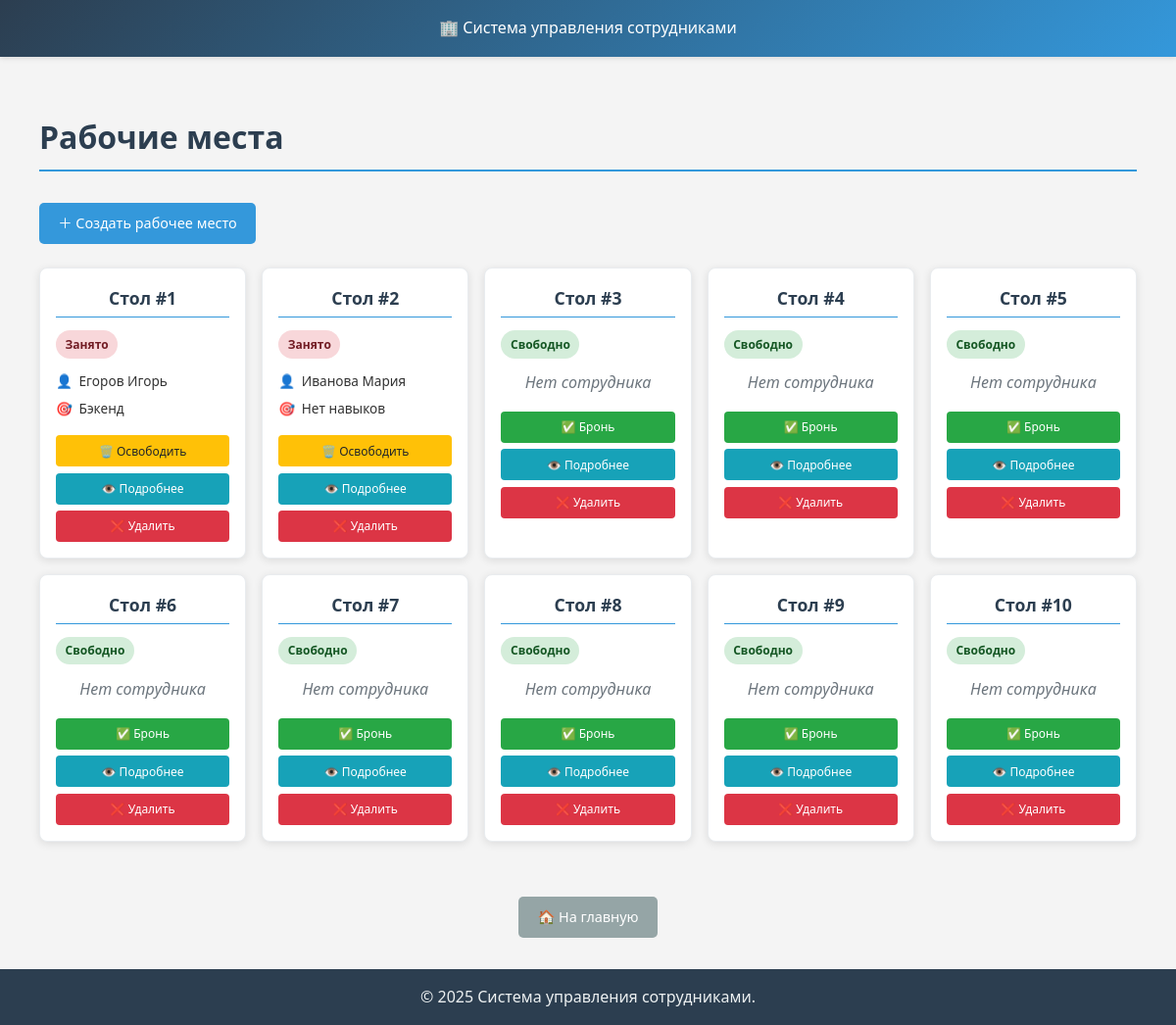
Before: /workplaces/ with the older database file.
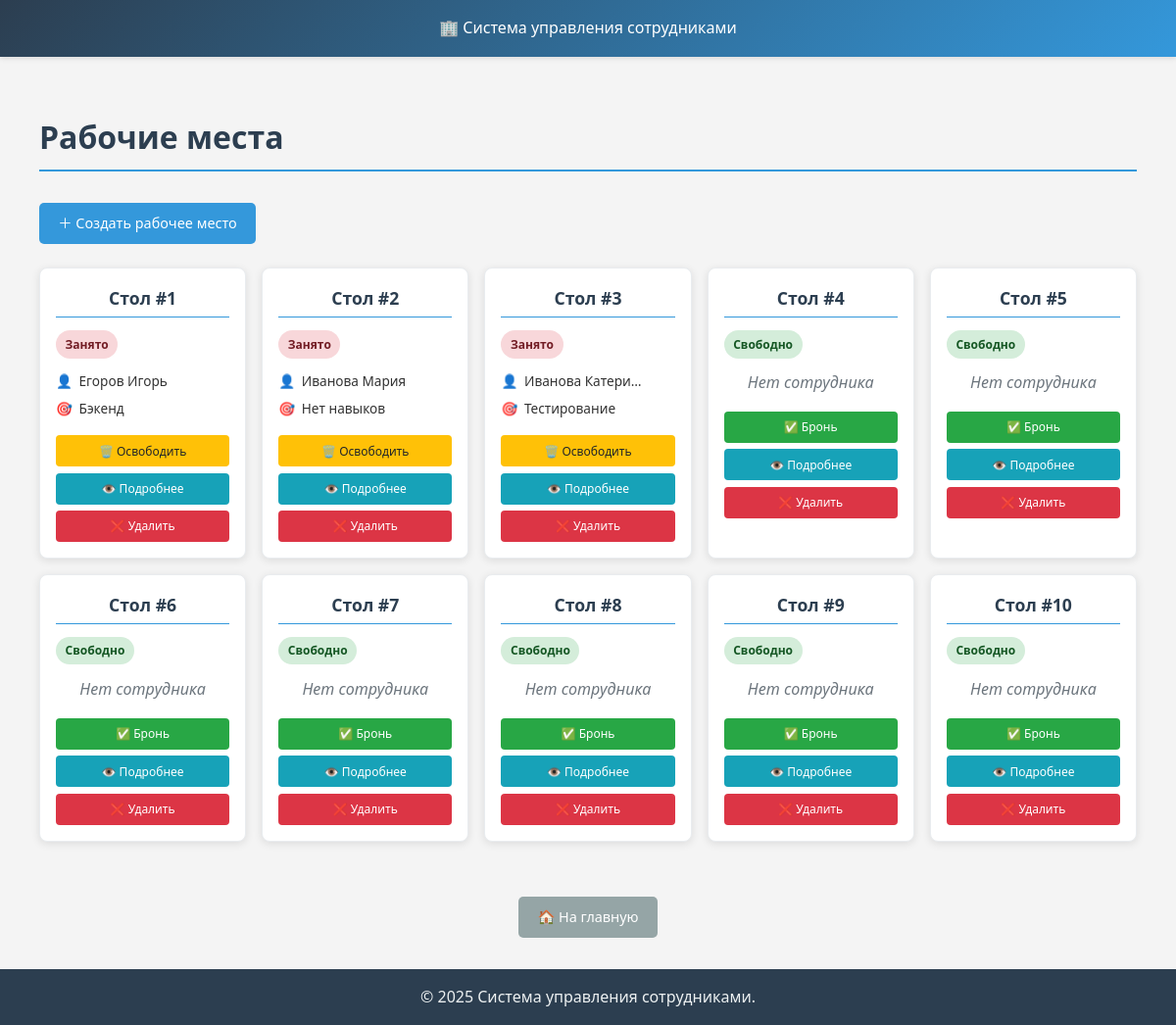
After: the same page with the newer database file.
### workplaces/models.py (models this page shows, shortened)
class Workplace(models.Model):
    desk_number = models.CharField(
        max_length=10, unique=True, verbose_name="Номер стола"
    )
    employee = models.OneToOneField(
        Employee,
        on_delete=models.SET_NULL,
        null=True,
        blank=True,
        related_name="workplace",  # Добавляем related_name
        verbose_name="Сотрудник",
    )
    additional_info = models.TextField(
        blank=True, verbose_name="Дополнительная информация"
    )
    class Meta:
        verbose_name = "Рабочее место"
        verbose_name_plural = "Рабочие места"

### employees/models.py (models this page shows, shortened)
class Employee(AbstractUser):
    GENDER_CHOICES = [
        ("M", "Мужской"),
        ("F", "Женский"),
    ]
    email = models.EmailField(
        unique=True,
        verbose_name="Email",
        blank=False,
    )
    username = models.CharField(
        max_length=150,
        unique=True,
        verbose_name="Логин",
    )
    middle_name = models.CharField(max_length=100, blank=True, verbose_name="Отчество")
    gender = models.CharField(max_length=1, choices=GENDER_CHOICES, verbose_name="Пол")
    description = models.TextField(blank=True, verbose_name="Описание")
    """
    groups = models.ManyToManyField(
        Group,
        verbose_name="Группы",
        blank=True,
        related_name="employee_groups",  # чтобы избежать конфликтов
        related_query_name="employees",
    )
    """
    class Meta:
        ordering = ("-date_joined",)
        verbose_name = "Сотрудник"
        verbose_name_plural = "Сотрудники"
    def get_skills_display(self):
        skills = self.skills.all()
        if skills:
            return ", ".join([f"{skill.get_skill_display()}" for skill in skills])
        return "Нет навыков"
    def __str__(self):
        return f"{self.last_name} {self.first_name}"

class EmployeeSkill(models.Model):
    SKILL_CHOICES = [
        ("frontend", "Фронтенд"),
        ("backend", "Бэкенд"),
        ("testing", "Тестирование"),
        ("management", "Управление проектами"),
        ("design", "Дизайн"),
        ("devops", "DevOps"),
    ]
    employee = models.ForeignKey(
        Employee,
        on_delete=models.CASCADE,
        related_name="skills",
        verbose_name="Сотрудник",
    )
    skill = models.CharField(
        max_length=100, choices=SKILL_CHOICES, verbose_name="Навык"
    )
    level = models.IntegerField(
        validators=[MinValueValidator(1), MaxValueValidator(10)],
        verbose_name="Уровень навыка",
    )
    class Meta:
        unique_together = ("employee", "skill")
        verbose_name = "Навык сотрудника"
        verbose_name_plural = "Навыки сотрудников"

### workplaces/views.py (the view)
# urls.py: path("", views.WorkplaceListViews.as_view(), name="workplaces"),
class WorkplaceListViews(ListView):
    model = Workplace
    template_name = "workplaces/workplaces.html"
    context_object_name = "workplaces"
    def get_queryset(self):
        return Workplace.objects.select_related("employee").all()
    def get_context_data(self, **kwargs):
        context = super().get_context_data(**kwargs)
        context["available_employees"] = Employee.objects.filter(
            workplace__isnull=True
        ).prefetch_related("skills")
        return context

### templates/workplaces/workplaces.html
{% extends 'base.html' %}
{% load static %}
{% block extra_css %}
    <link rel="stylesheet" href="{% static 'css/workplaces/workplaces.css' %}">
{% endblock %}
{% block content %}
<div class="container workplace-container">
    <h1>Рабочие места</h1>
    <a href="{% url 'workplaces:add_workplace' %}" class="btn btn-primary btn-create">
        ＋ Создать рабочее место
    </a>
    <div class="row workplaces-grid">
        {% for workplace in workplaces %}
        <div class="col-md-4 mb-3">
            <div class="workplace-card">
                <h5 class="card-title">Стол #{{ workplace.desk_number }}</h5>
                {% if workplace.employee %}
                <div class="status-badge status-occupied">Занято</div>
                <div class="workplace-info">
                    <p><strong>👤</strong> {{ workplace.employee|truncatechars:15 }}</p>
                    <p><strong>🎯</strong> {{ workplace.employee.get_skills_display|truncatechars:20 }}</p>
                </div>
                {% else %}
                <div class="status-badge status-free">Свободно</div>
                <p class="text-muted text-center">Нет сотрудника</p>
                {% endif %}
                <div class="workplace-actions">
                    {% if workplace.employee %}
                    <a href="{% url 'workplaces:clear_workplace' workplace.pk %}"
                       class="btn-workplace btn-warning" title="Освободить место">
                        🗑️ Освободить
                    </a>
                    {% else %}
                    <a href="{% url 'workplaces:booking' workplace.pk %}"
                       class="btn-workplace btn-success" title="Забронировать место">
                        ✅ Бронь
                    </a>
                    {% endif %}
                    <a href="{% url 'workplaces:workplace_detail' workplace.pk %}"
                       class="btn-workplace btn-info" title="Подробная информация">
                        👁️ Подробнее
                    </a>
                    <a href="{% url 'workplaces:delete_workplace' workplace.pk %}"
                       class="btn-workplace btn-danger" title="Удалить рабочее место">
                        ❌ Удалить
                    </a>
                </div>
            </div>
        </div>
        {% endfor %}
    </div>
</div>
<div class="navigation-buttons">
    <a href="/" class="btn btn-secondary">
        🏠 На главную
    </a>
</div>
{% endblock %}

Changed rows visible on the page:
changed Workplace: employee (not shown) → "Иванова Катери…"; employee.skills (not shown) → "Тестирование"; employee_id "Свободно Нет сотрудника ✅ Бронь" → "Занято 👤 🎯 🗑️ Освободить"
